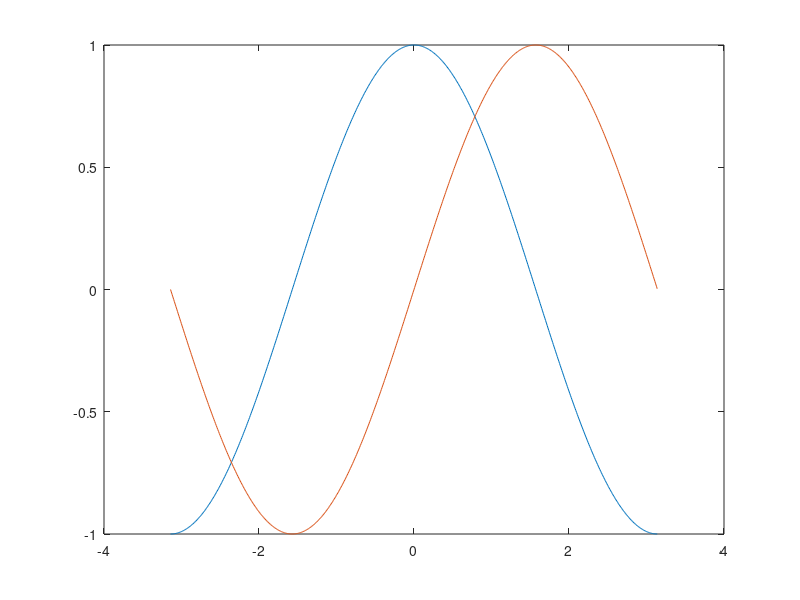
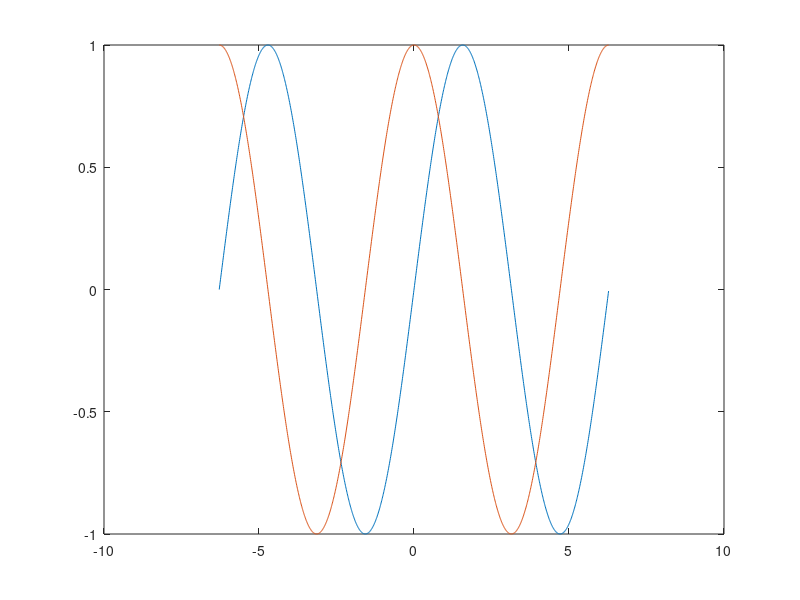

These charts were generated, in order, by the following MATLAB code:
## trignometric func - LAB 7

figure 1
x = -pi:0.01:pi;

y = cos(x);
plot(x,y)

hold on

y = sin(x);
plot(x,y)

figure 2
x1 = -2*pi:0.01:2*pi;
y1 = sin(x1);
plot(x1,y1)

hold on

y1 = cos(x1);
plot(x1,y1)
